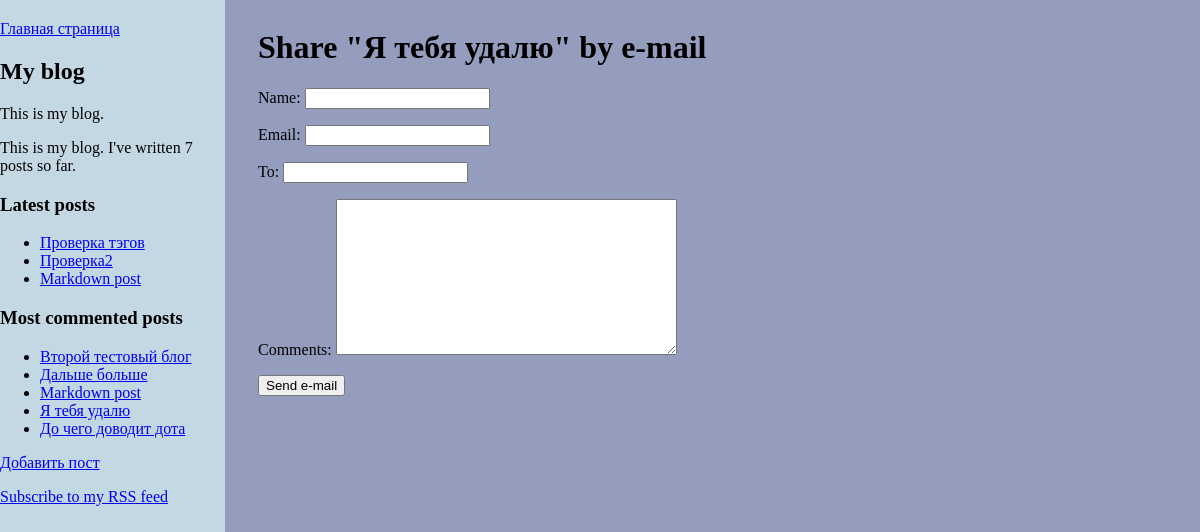
/blog/2/share/, run on an earlier commit of the app's database.
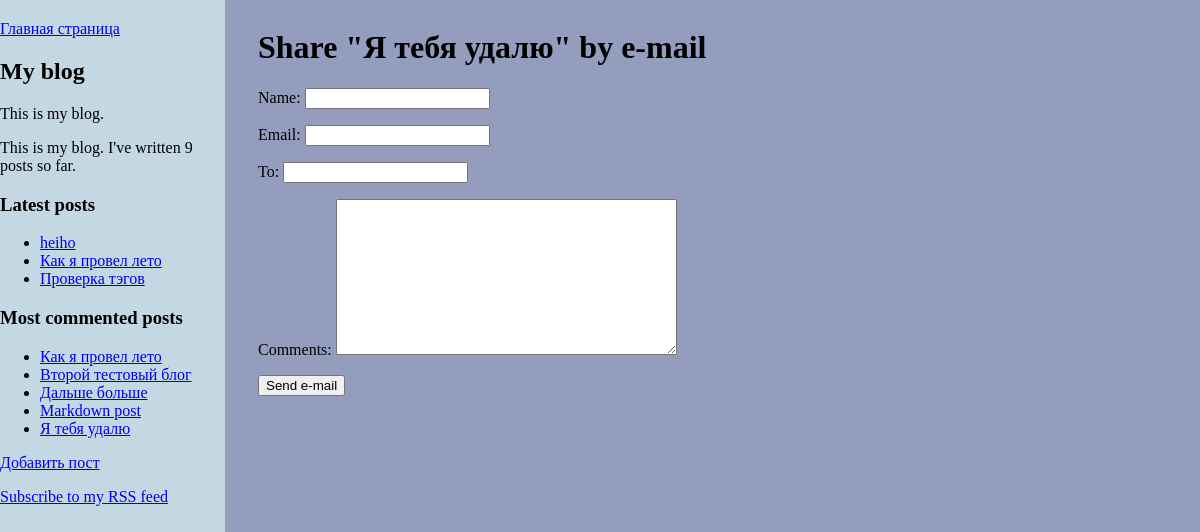
And on a later commit of the database.
### blog/models.py (models this page shows, shortened)
class Post(models.Model):
    STATUS_CHOICES = (
        ('draft', 'Draft'),
        ('published', 'Published'),
    )
    title = models.CharField(max_length=250)
    slug = models.SlugField(max_length=250, unique_for_date='publish')
    author = models.ForeignKey(User, on_delete=models.PROTECT, related_name='blog_posts')
    body = models.TextField()
    publish = models.DateTimeField(default=timezone.now)
    created = models.DateTimeField(auto_now_add=True)
    updated = models.DateTimeField(auto_now=True)
    status = models.CharField(max_length=10, choices=STATUS_CHOICES, default='draft')
    tags = TaggableManager()
    class Meta:
        ordering = ('-publish',)
    def get_absolute_url(self):
        return reverse('blog:post_detail',
                        args=[self.publish.year,
                              self.publish.strftime('%m'),
                              self.publish.strftime('%d'),
                              self.slug])

### blog/views.py (the view)
# urls.py: re_path(r'^(?P<post_id>\d+)/share/$', views.post_share, name='post_share'),
def post_share(request, post_id):
    post = get_object_or_404(Post, id=post_id, status='published')
    sent = False
    if request.method == 'POST':
        form = EmailPostForm(request.POST)
        if form.is_valid():
            cd = form.cleaned_data
            post_url = request.build_absolute_uri(post.get_absolute_url())
            subject = '{} ({}) recommends you reading "{}"'.format(cd['name'], cd['email'], post.title)
            message = 'Read "{}" at {}\n\n{}\'s comments: {}'.format(post.title, post_url, cd['name'], cd['comments'])
            send_mail(subject, message, str(EMAIL_HOST_USER), [cd['to']])
            sent = True
    else:
        form = EmailPostForm()
    return render(request, 'blog/post/share.html', {'post': post,
                                                    'form': form,
                                                    'sent': sent})

### blog/forms.py
class EmailPostForm(forms.Form):
    name = forms.CharField(max_length=25)
    email = forms.EmailField()
    to = forms.EmailField()
    comments = forms.CharField(required=False,
                               widget=forms.Textarea)

### blog/templatetags/blog_tags.py (called while the page is built)
@register.simple_tag
def total_posts():
    return Post.objects.filter(status='published').count()

@register.inclusion_tag('blog/post/latest_posts.html')
def show_latest_posts(count=5):
    latest_posts = Post.objects.filter(status='published').order_by('-publish')[:count]
    return {'latest_posts': latest_posts}

@register.simple_tag
def get_most_commented_posts(count=5):
    return Post.objects.filter(status='published').annotate(total_comments=Count('comments')).order_by('-total_comments')[:count]

### blog/templates/blog/post/share.html (shortened to what this page needs)
{% extends "blog/base.html" %}
{% block content %}
    {% if sent %}
        <h1>E-mail successfully sent</h1>
        <p>
            "{{ post.title }}" was successfully sent to {{ cd.to }}.
        </p>
    {% else %}
        <h1>Share "{{ post.title }}" by e-mail</h1>
        <form action="." method="post">
            {{ form.as_p }}
            <input type="submit" value="Send e-mail">
        </form>
    {% endif %}
{% endblock %}

### blog/templates/blog/base.html (shortened to what this page needs)
{% load static %}
{% load blog_tags %}
<!DOCTYPE html>
<html>
<head>
    <link href="{% static "css/styles.css" %}" rel="stylesheet">
</head>
<body>
<div id="content">
    {% block content %}
    {% endblock %}
</div>
<div class="sidenav">
    <a href="{% url "blog:post_list" %}">Главная страница</a>
    <h2>My blog</h2>
    <p>This is my blog.</p>
    <p>This is my blog. I've written {% total_posts %} posts so far.</p>
    <h3>Latest posts</h3>
    {% show_latest_posts 3 %}
    <h3>Most commented posts</h3>
    {% get_most_commented_posts as most_commented_posts %}
    <ul>
    {% for post in most_commented_posts %}
        <li>
            <a href="{{ post.get_absolute_url }}">{{ post.title }}</a>
        </li>
    {% endfor %}
    </ul>
    <a href="{% url "blog:post_add" %}">Добавить пост</a>
    <p><a href="{% url "blog:post_feed" %}">Subscribe to my RSS feed</a></p>
</div>
</body>
</html>

### blog/templates/blog/post/latest_posts.html
<ul>
    {% for post in latest_posts %}
        <li>
            <a href="{{ post.get_absolute_url }}">{{ post.title }}</a>
        </li>
    {% endfor %}
</ul>

What changed in the data, as far as the page shows it:
no longer on this page (row unchanged): Post: title "Проверка2", shown under "Latest posts"
no longer on this page (row unchanged): Post: title "До чего доводит дота", shown under "Most commented posts"
no longer on one of the page's lists (row unchanged): Post: title "Markdown post"
added Post: title "heiho", shown under "Latest posts"
added Post: title "Как я провел лето"
Also different on the page:
text no longer shown: "7"
text now shown: "9"
